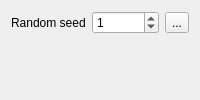
       <widget class="QWidget" name="tab_2">
        <attribute name="title">
         <string>Advanced</string>
        </attribute>
        <layout class="QFormLayout" name="formLayout_2">
         <property name="fieldGrowthPolicy">
          <enum>QFormLayout::AllNonFixedFieldsGrow</enum>
         </property>
         <item row="0" column="0">
          <widget class="QLabel" name="label">
           <property name="text">
            <string>Random seed</string>
           </property>
          </widget>
         </item>
         <item row="0" column="1">
          <layout class="QHBoxLayout" name="horizontalLayout">
           <item>
            <widget class="QSpinBox" name="randomSeedBox">
             <property name="maximum">
              <number>2147483647</number>
             </property>
             <property name="value">
              <number>1</number>
             </property>
            </widget>
           </item>
           <item>
            <widget class="QToolButton" name="randomiseToolButton">
             <property name="toolTip">
              <string>Randomise</string>
             </property>
             <property name="text">
              <string>...</string>
             </property>
             <property name="icon">
              <iconset resource="../icons.qrc">
               <normaloff>:/media/16x16/dice-random.png</normaloff>:/media/16x16/dice-random.png</iconset>
             </property>
            </widget>
           </item>
          </layout>
         </item>
        </layout>
       </widget>
